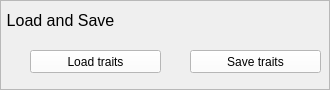
        <widget class="QFrame" name="frame_2">
         <property name="enabled">
          <bool>true</bool>
         </property>
         <property name="sizePolicy">
          <sizepolicy hsizetype="Expanding" vsizetype="Preferred">
           <horstretch>0</horstretch>
           <verstretch>0</verstretch>
          </sizepolicy>
         </property>
         <property name="minimumSize">
          <size>
           <width>0</width>
           <height>90</height>
          </size>
         </property>
         <property name="frameShape">
          <enum>QFrame::StyledPanel</enum>
         </property>
         <property name="frameShadow">
          <enum>QFrame::Plain</enum>
         </property>
         <widget class="QLabel" name="DisplayOptions">
          <property name="geometry">
           <rect>
            <x>0</x>
            <y>10</y>
            <width>121</width>
            <height>20</height>
           </rect>
          </property>
          <property name="minimumSize">
           <size>
            <width>50</width>
            <height>20</height>
           </size>
          </property>
          <property name="font">
           <font>
            <pointsize>12</pointsize>
           </font>
          </property>
          <property name="text">
           <string>Load and Save</string>
          </property>
          <property name="alignment">
           <set>Qt::AlignCenter</set>
          </property>
         </widget>
         <widget class="QPushButton" name="loadTraitsButton">
          <property name="geometry">
           <rect>
            <x>30</x>
            <y>50</y>
            <width>131</width>
            <height>23</height>
           </rect>
          </property>
          <property name="sizePolicy">
           <sizepolicy hsizetype="Expanding" vsizetype="Fixed">
            <horstretch>0</horstretch>
            <verstretch>0</verstretch>
           </sizepolicy>
          </property>
          <property name="palette">
           <palette>
            <active>
             <colorrole role="WindowText">
              <brush brushstyle="SolidPattern">
               <color alpha="255">
                <red>0</red>
                <green>0</green>
                <blue>0</blue>
               </color>
              </brush>
             </colorrole>
             <colorrole role="Button">
              <brush brushstyle="SolidPattern">
               <color alpha="255">
                <red>255</red>
                <green>255</green>
                <blue>255</blue>
               </color>
              </brush>
             </colorrole>
             <colorrole role="Light">
              <brush brushstyle="SolidPattern">
               <color alpha="255">
                <red>255</red>
                <green>255</green>
                <blue>255</blue>
               </color>
              </brush>
             </colorrole>
             <colorrole role="Midlight">
              <brush brushstyle="SolidPattern">
               <color alpha="255">
                <red>255</red>
                <green>255</green>
                <blue>255</blue>
               </color>
              </brush>
             </colorrole>
             <colorrole role="Dark">
              <brush brushstyle="SolidPattern">
               <color alpha="255">
                <red>127</red>
                <green>127</green>
                <blue>127</blue>
               </color>
              </brush>
             </colorrole>
             <colorrole role="Mid">
              <brush brushstyle="SolidPattern">
               <color alpha="255">
                <red>170</red>
                <green>170</green>
                <blue>170</blue>
               </color>
              </brush>
             </colorrole>
             <colorrole role="Text">
              <brush brushstyle="SolidPattern">
               <color alpha="255">
                <red>0</red>
                <green>0</green>
                <blue>0</blue>
               </color>
              </brush>
             </colorrole>
             <colorrole role="BrightText">
              <brush brushstyle="SolidPattern">
               <color alpha="255">
                <red>255</red>
                <green>255</green>
                <blue>255</blue>
               </color>
              </brush>
             </colorrole>
             <colorrole role="ButtonText">
              <brush brushstyle="SolidPattern">
               <color alpha="255">
                <red>0</red>
                <green>0</green>
                <blue>0</blue>
               </color>
              </brush>
             </colorrole>
             <colorrole role="Base">
              <brush brushstyle="SolidPattern">
               <color alpha="255">
                <red>255</red>
                <green>255</green>
                <blue>255</blue>
               </color>
              </brush>
             </colorrole>
             <colorrole role="Window">
              <brush brushstyle="SolidPattern">
               <color alpha="255">
                <red>255</red>
                <green>255</green>
                <blue>255</blue>
               </color>
              </brush>
             </colorrole>
             <colorrole role="Shadow">
              <brush brushstyle="SolidPattern">
               <color alpha="255">
                <red>0</red>
                <green>0</green>
                <blue>0</blue>
               </color>
              </brush>
             </colorrole>
             <colorrole role="AlternateBase">
              <brush brushstyle="SolidPattern">
               <color alpha="255">
                <red>255</red>
                <green>255</green>
                <blue>255</blue>
               </color>
              </brush>
             </colorrole>
             <colorrole role="ToolTipBase">
              <brush brushstyle="SolidPattern">
               <color alpha="255">
                <red>255</red>
                <green>255</green>
                <blue>220</blue>
               </color>
              </brush>
             </colorrole>
             <colorrole role="ToolTipText">
              <brush brushstyle="SolidPattern">
               <color alpha="255">
                <red>0</red>
                <green>0</green>
                <blue>0</blue>
               </color>
              </brush>
             </colorrole>
            </active>
            <inactive>
             <colorrole role="WindowText">
              <brush brushstyle="SolidPattern">
               <color alpha="255">
                <red>0</red>
                <green>0</green>
                <blue>0</blue>
               </color>
              </brush>
             </colorrole>
             <colorrole role="Button">
              <brush brushstyle="SolidPattern">
               <color alpha="255">
                <red>255</red>
                <green>255</green>
                <blue>255</blue>
               </color>
              </brush>
             </colorrole>
             <colorrole role="Light">
              <brush brushstyle="SolidPattern">
               <color alpha="255">
                <red>255</red>
                <green>255</green>
                <blue>255</blue>
               </color>
              </brush>
             </colorrole>
             <colorrole role="Midlight">
              <brush brushstyle="SolidPattern">
               <color alpha="255">
                <red>255</red>
                <green>255</green>
                <blue>255</blue>
               </color>
              </brush>
             </colorrole>
             <colorrole role="Dark">
              <brush brushstyle="SolidPattern">
               <color alpha="255">
                <red>127</red>
                <green>127</green>
                <blue>127</blue>
               </color>
              </brush>
             </colorrole>
             <colorrole role="Mid">
              <brush brushstyle="SolidPattern">
               <color alpha="255">
                <red>170</red>
                <green>170</green>
                <blue>170</blue>
               </color>
              </brush>
             </colorrole>
             <colorrole role="Text">
              <brush brushstyle="SolidPattern">
               <color alpha="255">
                <red>0</red>
                <green>0</green>
                <blue>0</blue>
               </color>
              </brush>
             </colorrole>
             <colorrole role="BrightText">
              <brush brushstyle="SolidPattern">
               <color alpha="255">
                <red>255</red>
                <green>255</green>
                <blue>255</blue>
               </color>
              </brush>
             </colorrole>
             <colorrole role="ButtonText">
              <brush brushstyle="SolidPattern">
               <color alpha="255">
                <red>0</red>
                <green>0</green>
                <blue>0</blue>
               </color>
              </brush>
             </colorrole>
             <colorrole role="Base">
              <brush brushstyle="SolidPattern">
               <color alpha="255">
                <red>255</red>
                <green>255</green>
                <blue>255</blue>
               </color>
              </brush>
             </colorrole>
             <colorrole role="Window">
              <brush brushstyle="SolidPattern">
               <color alpha="255">
                <red>255</red>
                <green>255</green>
                <blue>255</blue>
               </color>
              </brush>
             </colorrole>
             <colorrole role="Shadow">
              <brush brushstyle="SolidPattern">
               <color alpha="255">
                <red>0</red>
                <green>0</green>
                <blue>0</blue>
               </color>
              </brush>
             </colorrole>
             <colorrole role="AlternateBase">
              <brush brushstyle="SolidPattern">
               <color alpha="255">
                <red>255</red>
                <green>255</green>
                <blue>255</blue>
               </color>
              </brush>
             </colorrole>
             <colorrole role="ToolTipBase">
              <brush brushstyle="SolidPattern">
               <color alpha="255">
                <red>255</red>
                <green>255</green>
                <blue>220</blue>
               </color>
              </brush>
             </colorrole>
             <colorrole role="ToolTipText">
              <brush brushstyle="SolidPattern">
               <color alpha="255">
                <red>0</red>
                <green>0</green>
                <blue>0</blue>
               </color>
              </brush>
             </colorrole>
            </inactive>
            <disabled>
             <colorrole role="WindowText">
              <brush brushstyle="SolidPattern">
               <color alpha="255">
                <red>127</red>
                <green>127</green>
                <blue>127</blue>
               </color>
              </brush>
             </colorrole>
             <colorrole role="Button">
              <brush brushstyle="SolidPattern">
               <color alpha="255">
                <red>255</red>
                <green>255</green>
                <blue>255</blue>
               </color>
              </brush>
             </colorrole>
             <colorrole role="Light">
              <brush brushstyle="SolidPattern">
               <color alpha="255">
                <red>255</red>
                <green>255</green>
                <blue>255</blue>
               </color>
              </brush>
             </colorrole>
             <colorrole role="Midlight">
              <brush brushstyle="SolidPattern">
               <color alpha="255">
                <red>255</red>
                <green>255</green>
                <blue>255</blue>
               </color>
              </brush>
             </colorrole>
             <colorrole role="Dark">
              <brush brushstyle="SolidPattern">
               <color alpha="255">
                <red>127</red>
                <green>127</green>
                <blue>127</blue>
               </color>
              </brush>
             </colorrole>
             <colorrole role="Mid">
              <brush brushstyle="SolidPattern">
               <color alpha="255">
                <red>170</red>
                <green>170</green>
                <blue>170</blue>
               </color>
              </brush>
             </colorrole>
             <colorrole role="Text">
              <brush brushstyle="SolidPattern">
               <color alpha="255">
                <red>127</red>
                <green>127</green>
                <blue>127</blue>
               </color>
              </brush>
             </colorrole>
             <colorrole role="BrightText">
              <brush brushstyle="SolidPattern">
               <color alpha="255">
                <red>255</red>
                <green>255</green>
                <blue>255</blue>
               </color>
              </brush>
             </colorrole>
             <colorrole role="ButtonText">
              <brush brushstyle="SolidPattern">
               <color alpha="255">
                <red>127</red>
                <green>127</green>
                <blue>127</blue>
               </color>
              </brush>
             </colorrole>
             <colorrole role="Base">
              <brush brushstyle="SolidPattern">
               <color alpha="255">
                <red>255</red>
                <green>255</green>
                <blue>255</blue>
               </color>
              </brush>
             </colorrole>
             <colorrole role="Window">
              <brush brushstyle="SolidPattern">
               <color alpha="255">
                <red>255</red>
                <green>255</green>
                <blue>255</blue>
               </color>
              </brush>
             </colorrole>
             <colorrole role="Shadow">
              <brush brushstyle="SolidPattern">
               <color alpha="255">
                <red>0</red>
                <green>0</green>
                <blue>0</blue>
               </color>
              </brush>
             </colorrole>
             <colorrole role="AlternateBase">
              <brush brushstyle="SolidPattern">
               <color alpha="255">
                <red>255</red>
                <green>255</green>
                <blue>255</blue>
               </color>
              </brush>
             </colorrole>
             <colorrole role="ToolTipBase">
              <brush brushstyle="SolidPattern">
               <color alpha="255">
                <red>255</red>
                <green>255</green>
                <blue>220</blue>
               </color>
              </brush>
             </colorrole>
             <colorrole role="ToolTipText">
              <brush brushstyle="SolidPattern">
               <color alpha="255">
                <red>0</red>
                <green>0</green>
                <blue>0</blue>
               </color>
              </brush>
             </colorrole>
            </disabled>
           </palette>
          </property>
          <property name="toolTip">
           <string>ctrl+a</string>
          </property>
          <property name="text">
           <string>Load traits</string>
          </property>
         </widget>
         <widget class="QPushButton" name="saveTraitsButton">
          <property name="geometry">
           <rect>
            <x>190</x>
            <y>50</y>
            <width>131</width>
            <height>23</height>
           </rect>
          </property>
          <property name="sizePolicy">
           <sizepolicy hsizetype="Expanding" vsizetype="Fixed">
            <horstretch>0</horstretch>
            <verstretch>0</verstretch>
           </sizepolicy>
          </property>
          <property name="palette">
           <palette>
            <active>
             <colorrole role="WindowText">
              <brush brushstyle="SolidPattern">
               <color alpha="255">
                <red>0</red>
                <green>0</green>
                <blue>0</blue>
               </color>
              </brush>
             </colorrole>
             <colorrole role="Button">
              <brush brushstyle="SolidPattern">
               <color alpha="255">
                <red>255</red>
                <green>255</green>
                <blue>255</blue>
               </color>
              </brush>
             </colorrole>
             <colorrole role="Light">
              <brush brushstyle="SolidPattern">
               <color alpha="255">
                <red>255</red>
                <green>255</green>
                <blue>255</blue>
               </color>
              </brush>
             </colorrole>
             <colorrole role="Midlight">
              <brush brushstyle="SolidPattern">
               <color alpha="255">
                <red>255</red>
                <green>255</green>
                <blue>255</blue>
               </color>
              </brush>
             </colorrole>
             <colorrole role="Dark">
              <brush brushstyle="SolidPattern">
               <color alpha="255">
                <red>127</red>
                <green>127</green>
                <blue>127</blue>
               </color>
              </brush>
             </colorrole>
             <colorrole role="Mid">
              <brush brushstyle="SolidPattern">
               <color alpha="255">
                <red>170</red>
                <green>170</green>
                <blue>170</blue>
               </color>
              </brush>
             </colorrole>
             <colorrole role="Text">
              <brush brushstyle="SolidPattern">
               <color alpha="255">
                <red>0</red>
                <green>0</green>
                <blue>0</blue>
               </color>
              </brush>
             </colorrole>
             <colorrole role="BrightText">
              <brush brushstyle="SolidPattern">
               <color alpha="255">
                <red>255</red>
                <green>255</green>
                <blue>255</blue>
               </color>
              </brush>
             </colorrole>
             <colorrole role="ButtonText">
              <brush brushstyle="SolidPattern">
               <color alpha="255">
                <red>0</red>
                <green>0</green>
                <blue>0</blue>
               </color>
              </brush>
             </colorrole>
             <colorrole role="Base">
              <brush brushstyle="SolidPattern">
               <color alpha="255">
                <red>255</red>
                <green>255</green>
                <blue>255</blue>
               </color>
              </brush>
             </colorrole>
             <colorrole role="Window">
              <brush brushstyle="SolidPattern">
               <color alpha="255">
                <red>255</red>
                <green>255</green>
                <blue>255</blue>
               </color>
              </brush>
             </colorrole>
             <colorrole role="Shadow">
              <brush brushstyle="SolidPattern">
               <color alpha="255">
                <red>0</red>
                <green>0</green>
                <blue>0</blue>
               </color>
              </brush>
             </colorrole>
             <colorrole role="AlternateBase">
              <brush brushstyle="SolidPattern">
               <color alpha="255">
                <red>255</red>
                <green>255</green>
                <blue>255</blue>
               </color>
              </brush>
             </colorrole>
             <colorrole role="ToolTipBase">
              <brush brushstyle="SolidPattern">
               <color alpha="255">
                <red>255</red>
                <green>255</green>
                <blue>220</blue>
               </color>
              </brush>
             </colorrole>
             <colorrole role="ToolTipText">
              <brush brushstyle="SolidPattern">
               <color alpha="255">
                <red>0</red>
                <green>0</green>
                <blue>0</blue>
               </color>
              </brush>
             </colorrole>
            </active>
            <inactive>
             <colorrole role="WindowText">
              <brush brushstyle="SolidPattern">
               <color alpha="255">
                <red>0</red>
                <green>0</green>
                <blue>0</blue>
               </color>
              </brush>
             </colorrole>
             <colorrole role="Button">
              <brush brushstyle="SolidPattern">
               <color alpha="255">
                <red>255</red>
                <green>255</green>
                <blue>255</blue>
               </color>
              </brush>
             </colorrole>
             <colorrole role="Light">
              <brush brushstyle="SolidPattern">
               <color alpha="255">
                <red>255</red>
                <green>255</green>
                <blue>255</blue>
               </color>
              </brush>
             </colorrole>
             <colorrole role="Midlight">
              <brush brushstyle="SolidPattern">
               <color alpha="255">
                <red>255</red>
                <green>255</green>
                <blue>255</blue>
               </color>
              </brush>
             </colorrole>
             <colorrole role="Dark">
              <brush brushstyle="SolidPattern">
               <color alpha="255">
                <red>127</red>
                <green>127</green>
                <blue>127</blue>
               </color>
              </brush>
             </colorrole>
             <colorrole role="Mid">
              <brush brushstyle="SolidPattern">
               <color alpha="255">
                <red>170</red>
                <green>170</green>
                <blue>170</blue>
               </color>
              </brush>
             </colorrole>
             <colorrole role="Text">
              <brush brushstyle="SolidPattern">
               <color alpha="255">
                <red>0</red>
                <green>0</green>
                <blue>0</blue>
               </color>
              </brush>
             </colorrole>
             <colorrole role="BrightText">
              <brush brushstyle="SolidPattern">
               <color alpha="255">
                <red>255</red>
                <green>255</green>
                <blue>255</blue>
               </color>
              </brush>
             </colorrole>
             <colorrole role="ButtonText">
              <brush brushstyle="SolidPattern">
               <color alpha="255">
                <red>0</red>
                <green>0</green>
                <blue>0</blue>
               </color>
              </brush>
             </colorrole>
             <colorrole role="Base">
              <brush brushstyle="SolidPattern">
               <color alpha="255">
                <red>255</red>
                <green>255</green>
                <blue>255</blue>
               </color>
              </brush>
             </colorrole>
             <colorrole role="Window">
              <brush brushstyle="SolidPattern">
               <color alpha="255">
                <red>255</red>
                <green>255</green>
                <blue>255</blue>
               </color>
              </brush>
             </colorrole>
             <colorrole role="Shadow">
              <brush brushstyle="SolidPattern">
               <color alpha="255">
                <red>0</red>
                <green>0</green>
                <blue>0</blue>
               </color>
              </brush>
             </colorrole>
             <colorrole role="AlternateBase">
              <brush brushstyle="SolidPattern">
               <color alpha="255">
                <red>255</red>
                <green>255</green>
                <blue>255</blue>
               </color>
              </brush>
             </colorrole>
             <colorrole role="ToolTipBase">
              <brush brushstyle="SolidPattern">
               <color alpha="255">
                <red>255</red>
                <green>255</green>
                <blue>220</blue>
               </color>
              </brush>
             </colorrole>
             <colorrole role="ToolTipText">
              <brush brushstyle="SolidPattern">
               <color alpha="255">
                <red>0</red>
                <green>0</green>
                <blue>0</blue>
               </color>
              </brush>
             </colorrole>
            </inactive>
            <disabled>
             <colorrole role="WindowText">
              <brush brushstyle="SolidPattern">
               <color alpha="255">
                <red>127</red>
                <green>127</green>
                <blue>127</blue>
               </color>
              </brush>
             </colorrole>
             <colorrole role="Button">
              <brush brushstyle="SolidPattern">
               <color alpha="255">
                <red>255</red>
                <green>255</green>
                <blue>255</blue>
               </color>
              </brush>
             </colorrole>
             <colorrole role="Light">
              <brush brushstyle="SolidPattern">
               <color alpha="255">
                <red>255</red>
                <green>255</green>
                <blue>255</blue>
               </color>
              </brush>
             </colorrole>
             <colorrole role="Midlight">
              <brush brushstyle="SolidPattern">
               <color alpha="255">
                <red>255</red>
                <green>255</green>
                <blue>255</blue>
               </color>
              </brush>
             </colorrole>
             <colorrole role="Dark">
              <brush brushstyle="SolidPattern">
               <color alpha="255">
                <red>127</red>
                <green>127</green>
                <blue>127</blue>
               </color>
              </brush>
             </colorrole>
             <colorrole role="Mid">
              <brush brushstyle="SolidPattern">
               <color alpha="255">
                <red>170</red>
                <green>170</green>
                <blue>170</blue>
               </color>
              </brush>
             </colorrole>
             <colorrole role="Text">
              <brush brushstyle="SolidPattern">
               <color alpha="255">
                <red>127</red>
                <green>127</green>
                <blue>127</blue>
               </color>
              </brush>
             </colorrole>
             <colorrole role="BrightText">
              <brush brushstyle="SolidPattern">
               <color alpha="255">
                <red>255</red>
                <green>255</green>
                <blue>255</blue>
               </color>
              </brush>
             </colorrole>
             <colorrole role="ButtonText">
              <brush brushstyle="SolidPattern">
               <color alpha="255">
                <red>127</red>
                <green>127</green>
                <blue>127</blue>
               </color>
              </brush>
             </colorrole>
             <colorrole role="Base">
              <brush brushstyle="SolidPattern">
               <color alpha="255">
                <red>255</red>
                <green>255</green>
                <blue>255</blue>
               </color>
              </brush>
             </colorrole>
             <colorrole role="Window">
              <brush brushstyle="SolidPattern">
               <color alpha="255">
                <red>255</red>
                <green>255</green>
                <blue>255</blue>
               </color>
              </brush>
             </colorrole>
             <colorrole role="Shadow">
              <brush brushstyle="SolidPattern">
               <color alpha="255">
                <red>0</red>
                <green>0</green>
                <blue>0</blue>
               </color>
              </brush>
             </colorrole>
             <colorrole role="AlternateBase">
              <brush brushstyle="SolidPattern">
               <color alpha="255">
                <red>255</red>
                <green>255</green>
                <blue>255</blue>
               </color>
              </brush>
             </colorrole>
             <colorrole role="ToolTipBase">
              <brush brushstyle="SolidPattern">
               <color alpha="255">
                <red>255</red>
                <green>255</green>
                <blue>220</blue>
               </color>
              </brush>
             </colorrole>
             <colorrole role="ToolTipText">
              <brush brushstyle="SolidPattern">
               <color alpha="255">
                <red>0</red>
                <green>0</green>
                <blue>0</blue>
               </color>
              </brush>
             </colorrole>
            </disabled>
           </palette>
          </property>
          <property name="toolTip">
           <string>ctrl+a</string>
          </property>
          <property name="text">
           <string>Save traits</string>
          </property>
         </widget>
        </widget>
